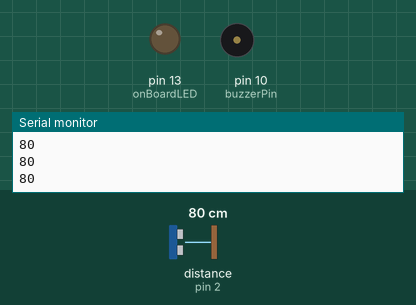
This sketch was run on a simulated Arduino Uno, built with avr-gcc and run on an emulated ATmega328P. On the bench: output pins drawn as LEDs (lit = HIGH), buzzer (waves = sounding), the last lines printed to the serial monitor. Wiring (inferred from the names in the program): ultrasonic range finder: trigger pin 12; echo pin 2. Dashed ring = blinking. The test bench sets the inputs (shaded band); at power-on: distance to the obstacle (sensor on pin 2) 80 cm. The echo pulse lasts 58.3 µs per cm; pins used as bus, display or sensor lines are not drawn.

Above: at 3.55 s.
4.3 s: distance to the obstacle (sensor on pin 2) set to 27 cm
At 5.72 s:
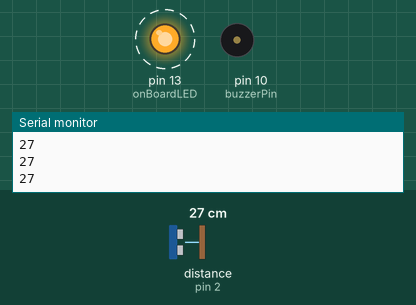
7.3 s: distance to the obstacle (sensor on pin 2) set to 22 cm
10.3 s: distance to the obstacle (sensor on pin 2) set to 35 cm
13.3 s: distance to the obstacle (sensor on pin 2) set to 2 cm
At 13.88 s:
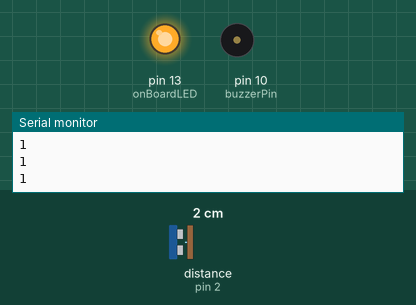
Timing chart, 0 to 17.3 s (numbered marks = the images above; inputs shaded):
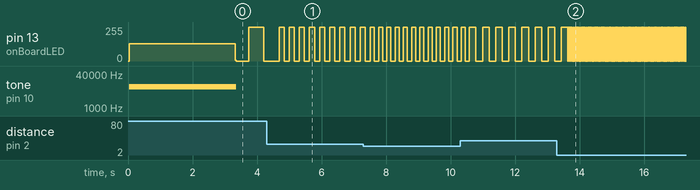

Measured:
- after the input at 4.3 s, pin 13 (onBoardLED): alternates 255/255 for 0.16 s and 0/255 for 0.16 s, starting after 0.54 s

The sketch:

HC-SR04rangerwith_interrupts-2.ino
```cpp
/*
Arduino Uno HC-SR04 ultrasonic range finder program using interrupts
Author:  Steve Garratt
Date:    19/10/13

Interrupts from timer 1 are used to schedule and deliver the sensor
trigger pulse. The same interrupt is used to control the flash rate
of the onboard LED indicating distance.

The duration of the sensor echo signal is measured by generating an
external interrupt ervery time the echo signal changes state.

This sketch uses the TimerOne library downloadable from here:
http://code.google.com/p/arduino-timerone/downloads/detail?name=TimerOne-v9.zip&can=2&q=

Install the library using the following guide:
http://arduino.cc/en/Guide/Libraries
*/

#include <TimerOne.h>                                 // Header file for TimerOne library

#define trigPin 12                                    // Pin 12 trigger output
#define echoPin 2                                     // Pin 2 Echo input
#define onBoardLED 13                                 // Pin 13 onboard LED
#define buzzerPin 10                                 // Pin 10 buzzer PIN

#define TIMER_US 50                                   // 50 uS timer duration
#define TICK_COUNTS 4000                              // 200 mS worth of timer ticks

volatile long echo_start = 0;                         // Records start of echo pulse
volatile long echo_end = 0;                           // Records end of echo pulse
volatile long echo_duration = 0;                      // Duration - difference between end and start
volatile int trigger_time_count = 0;                  // Count down counter to trigger pulse time
volatile long range_flasher_counter = 0;              // Count down counter for flashing distance LED
int distance = 0;


// ----------------------------------
// setup() routine called first.
// A one time routine executed at power up or reset time.
// Used to initialise hardware.
// ----------------------------------
void setup()
{
  pinMode(trigPin, OUTPUT);                           // Trigger pin set to output
  pinMode(echoPin, INPUT);                            // Echo pin set to input
  pinMode(onBoardLED, OUTPUT);                        // Onboard LED pin set to output
  pinMode(buzzerPin, OUTPUT);                        // Onboard LED pin set to output
  digitalWrite( onBoardLED, LOW);  //Make sure LED is off and buzzer is quiet
  Timer1.initialize(TIMER_US);                        // Initialise timer 1
  Timer1.attachInterrupt( timerIsr );                 // Attach interrupt to the timer service routine
  attachInterrupt(digitalPinToInterrupt(echoPin), echo_interrupt, CHANGE);  // Attach interrupt to the sensor echo input
  Serial.begin (9600);                                // Initialise the serial monitor output
}

// ----------------------------------
// loop() Runs continuously in a loop.
// This is the background routine where most of the processing usualy takes place.
// Non time critical tasks should be run from here.
// ----------------------------------
void loop()
{
    distance = echo_duration / 58;   //calculate range in cm
    Serial.println(distance);               // Print the distance in centimeters
    delay(100);                                       // every 100 mS
}

// --------------------------
// timerIsr() 50uS second interrupt ISR()
// Called every time the hardware timer 1 times out.
// --------------------------
void timerIsr()
{
    trigger_pulse();                                 // Schedule the trigger pulses
    distance_flasher();                              // Flash the onboard LED distance indicator
}

// --------------------------
// trigger_pulse() called every 50 uS to schedule trigger pulses.
// Generates a pulse one timer tick long.
// Minimum trigger pulse width for the HC-SR04 is 10 us. This system
// delivers a 50 uS pulse.
// --------------------------
void trigger_pulse()
{
      static volatile int state = 0;                 // State machine variable

      if (!(--trigger_time_count))                   // Count to 200mS
      {                                              // Time out - Initiate trigger pulse
         trigger_time_count = TICK_COUNTS;           // Reload
         state = 1;                                  // Changing to state 1 initiates a pulse
      }

      switch(state)                                  // State machine handles delivery of trigger pulse
      {
        case 0:                                      // Normal state does nothing
            break;

        case 1:                                      // Initiate pulse
           digitalWrite(trigPin, HIGH);              // Set the trigger output high
           state = 2;                                // and set state to 2
           break;

        case 2:                                      // Complete the pulse
        default:
           digitalWrite(trigPin, LOW);               // Set the trigger output low
           state = 0;                                // and return state to normal 0
           break;
     }
}

// --------------------------
// echo_interrupt() External interrupt from HC-SR04 echo signal.
// Called every time the echo signal changes state.
//
// Note: this routine does not handle the case where the timer
//       counter overflows which will result in the occassional error.
// --------------------------
void echo_interrupt()
{
  switch (digitalRead(echoPin))                     // Test to see if the signal is high or low
  {
    case HIGH:                                      // High so must be the start of the echo pulse
      echo_end = 0;                                 // Clear the end time
      echo_start = micros();                        // Save the start time
      break;

    case LOW:                                       // Low so must be the end of hte echo pulse
      echo_end = micros();                          // Save the end time
      echo_duration = echo_end - echo_start;        // Calculate the pulse duration
      break;
  }
}

// --------------------------
// distance_flasher() Called from the timer 1 timerIsr service routine.
// Flashes the onboard LED at a rate inversely proportional
// to distance. The closer it gets the higher the frequency.
// --------------------------
void distance_flasher()
{
     // Serial.println(range_flasher_counter);
      if (--range_flasher_counter <= 0)                // Decrement and test the flash timer
      {                                                // Flash timer time out
         if (echo_duration < 25000)                    // If the echo duration is within limits
         {
           range_flasher_counter = echo_duration * 2;  // Reload the timer with the current echo duration
         }
         else
         {
           range_flasher_counter = 25000;              // If out of range use a default
         }
         digitalWrite( onBoardLED, digitalRead( onBoardLED ) ^ 1 );   // Toggle the led

         if (distance < 25) {  // Only beep if less than 25cm
          digitalWrite( buzzerPin, digitalRead( buzzerPin ) ^ 1 );   // Toggle the buzzer
         } else {
          digitalWrite( buzzerPin, LOW );   // Switch the buzzer off
         }
      }
}
```
